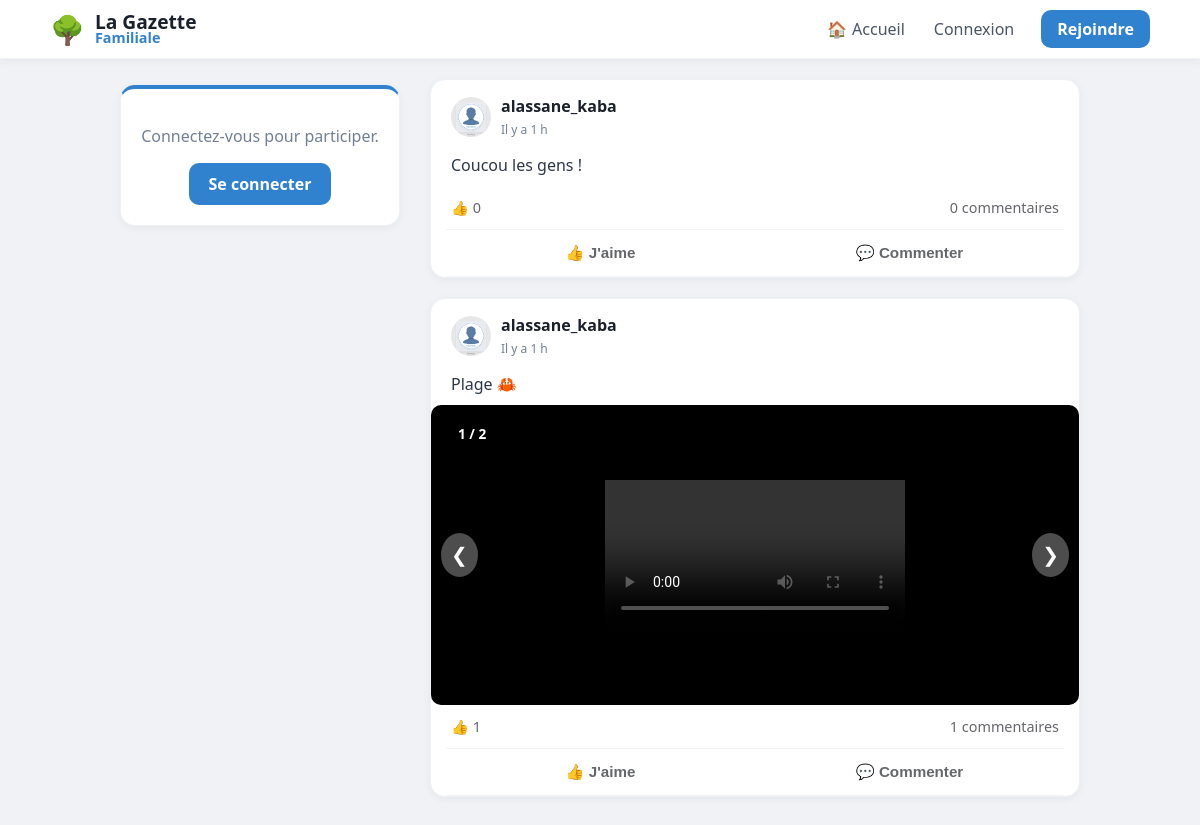
The page / on the database its author committed.
### tables this page shows
CREATE TABLE posts (
                id INTEGER PRIMARY KEY AUTOINCREMENT, 
                username TEXT, 
                content TEXT, 
                likes INTEGER DEFAULT 0, 
                image TEXT,
                created_at DATETIME DEFAULT CURRENT_TIMESTAMP
            );

CREATE TABLE users (
                id INTEGER PRIMARY KEY AUTOINCREMENT, 
                email TEXT UNIQUE, 
                firstname TEXT, 
                lastname TEXT, 
                username TEXT UNIQUE, 
                password TEXT, 
                avatar TEXT
            );

CREATE TABLE post_medias (
                        id INTEGER PRIMARY KEY AUTOINCREMENT,
                        post_id INTEGER,
                        filename TEXT,
                        file_type TEXT, -- 'image' ou 'video'
                        FOREIGN KEY (post_id) REFERENCES posts (id) ON DELETE CASCADE
                    );

### app.py (the view)
@app.route("/")
def home():
    with get_db() as db:
        posts_query = db.execute("""
            SELECT posts.*, users.avatar AS user_avatar,
                (SELECT COUNT(*) FROM reactions WHERE post_id=posts.id AND type='thumb') as thumbs,
                (SELECT COUNT(*) FROM reactions WHERE post_id=posts.id AND type='heart') as hearts
            FROM posts
            JOIN users ON posts.username = users.username
            ORDER BY posts.id DESC
        """).fetchall()
        posts = [dict(row) for row in posts_query]
        for post in posts:
            medias = db.execute("SELECT * FROM post_medias WHERE post_id = ?", (post['id'],)).fetchall()
            post['medias'] = medias  # On ajoute la liste des médias au post
        comments = db.execute('''
            SELECT comments.*, users.avatar AS comm_avatar
            FROM comments
            JOIN users ON comments.username = users.username
        ''').fetchall()
    return render_template("home.html", posts=posts, comments=comments)

### app.py (called while the page is built)
def get_db():
    db = sqlite3.connect("database.db")
    db.row_factory = sqlite3.Row
    return db

@app.template_filter('relative_time')
def relative_time(date_str):
    if not date_str:
        return "Date inconnue"
    past = datetime.strptime(date_str, '%Y-%m-%d %H:%M:%S')
    now = datetime.now(timezone.utc).replace(tzinfo=None)
    diff = now - past
    if diff.days == 0:
        if diff.seconds < 60:
            return "À l'instant"
        if diff.seconds < 3600:
            return f"Il y a {diff.seconds // 60} min"
        return f"Il y a {diff.seconds // 3600} h"
    if diff.days == 1:
        return "Hier"
    if diff.days < 7:
        return f"Il y a {diff.days} jours"
    return past.strftime('%d/%m/%Y')

### templates/home.html (shortened to what this page needs)
{% extends "base.html" %}
{% block content %}
<aside class="sidebar">
    <div class="post-card" style="text-align: center; border-top: 4px solid #3182ce;">
        {% if session.get("user") %}
            <div style="font-size: 50px; margin-bottom: 10px;">🌳</div>
            <h3 style="margin: 0; color: #2d3748;">Bonjour,</h3>
            <h2 style="margin: 5px 0; color: #1a202c; font-size: 1.4em;">{{ session['user'] }}</h2>
            <div style="margin-top: 20px; padding-top: 15px; border-top: 1px solid #edf2f7;">
                <a href="{{ url_for('profile', username=session['user']) }}" style="text-decoration: none; color: #3182ce; font-weight: 700; font-size: 0.9em;">Voir mon mur →</a>
            </div>
        {% else %}
            <p style="color: #718096;">Connectez-vous pour participer.</p>
            <a href="/login" style="display: inline-block; background: #3182ce; color: white; padding: 10px 20px; border-radius: 10px; text-decoration: none; font-weight: bold;">Se connecter</a>
        {% endif %}
    </div>
</aside>
<main class="feed">
    {% for post in posts %}
    <div class="post-card" style="padding: 0; overflow: hidden; margin-bottom: 20px;">
        <div style="padding: 15px 20px; display: flex; justify-content: space-between; align-items: center;">
            <div style="display: flex; align-items: center; gap: 10px;">
                <img src="{{ url_for('static', filename='avatars/' + (post['user_avatar'] if post['user_avatar'] else 'default.png')) }}"
                     style="width: 40px; height: 40px; border-radius: 50%; object-fit: cover;">
                <div>
                    <strong style="display: block; color: #1a202c;">{{ post['username'] }}</strong>
                    <span class="live-date" data-time="{{ post['created_at'] }}" style="font-size: 0.75em; color: #718096;">
                        {{ post['created_at'] | relative_time }}
                    </span>
                </div>
            </div>
        </div>
        <div style="padding: 0 20px 10px 20px; white-space: pre-wrap; color: #2d3748;">{{ post['content'] }}</div>
        {% if post.medias %}
        <div class="carousel-container" id="carousel-{{ post.id }}" style="position: relative; background: #000; display: flex; align-items: center; justify-content: center; min-height: 300px;">
            {% if post.medias|length > 1 %}
            <div class="carousel-counter" style="position: absolute; top: 15px; left: 15px; background: rgba(0,0,0,0.6); color: white; padding: 4px 12px; border-radius: 20px; font-size: 0.85em; z-index: 10; font-weight: bold;">
                <span class="current">1</span> / {{ post.medias|length }}
            </div>
            {% endif %}
            <div class="carousel-items" style="width: 100%;">
                {% for media in post.medias %}
                    <div class="carousel-item {% if loop.first %}active{% endif %}" style="display: {% if loop.first %}block{% else %}none{% endif %}; text-align: center;">
                        {% if media.file_type == 'video' %}
                            <video src="{{ url_for('static', filename='uploads/' + media.filename) }}" controls style="max-width: 100%; max-height: 500px; display: block; margin: 0 auto;"></video>
                        {% else %}
                            <img src="{{ url_for('static', filename='uploads/' + media.filename) }}" style="max-width: 100%; max-height: 500px; object-fit: contain; display: block; margin: 0 auto;" onclick="window.open(this.src)">
                        {% endif %}
                    </div>
                {% endfor %}
            </div>
            {% if post.medias|length > 1 %}
                <button class="prev" onclick="moveSlide('{{ post.id }}', -1)" style="position: absolute; left: 10px; background: rgba(255,255,255,0.3); border: none; color: white; font-size: 20px; padding: 10px; border-radius: 50%; cursor: pointer;">&#10094;</button>
                <button class="next" onclick="moveSlide('{{ post.id }}', 1)" style="position: absolute; right: 10px; background: rgba(255,255,255,0.3); border: none; color: white; font-size: 20px; padding: 10px; border-radius: 50%; cursor: pointer;">&#10095;</button>
            {% endif %}
        </div>
        {% endif %}
        <div style="display: flex; justify-content: space-between; padding: 12px 20px; font-size: 0.9em; color: #65676b;">
            <div>👍 <span id="thumbs-{{ post['id'] }}">{{ post['thumbs'] }}</span></div>
            <div style="cursor: pointer;" onclick="toggleComments({{ post['id'] }})">
                <span id="comment-count-{{ post['id'] }}">{{ comments|selectattr('post_id', 'equalto', post['id'])|list|length }}</span> commentaires
            </div>
        </div>
        <div style="display: flex; border-top: 1px solid #f2f4f7; border-bottom: 1px solid #f2f4f7; margin: 0 15px; padding: 2px 0;">
            <button onclick="react({{ post['id'] }}, 'thumb')" class="action-btn" style="flex: 1; background: none; border: none; padding: 10px; color: #65676b; font-weight: 600; cursor: pointer;">👍 J'aime</button>
            <button onclick="toggleComments({{ post['id'] }})" class="action-btn" style="flex: 1; background: none; border: none; padding: 10px; color: #65676b; font-weight: 600; cursor: pointer;">💬 Commenter</button>
        </div>
    </div>
    {% endfor %}
</main>
{% endblock %}

### static/style.css (style rules this page uses)
body { font-family: 'Segoe UI', system-ui, -apple-system, sans-serif; background: #f0f2f5; margin: 0; color: #1a202c; }
.post-card { background: white; border-radius: 15px; padding: 20px; margin-bottom: 20px; box-shadow: 0 2px 8px rgba(0,0,0,0.05); border: 1px solid #edf2f7; overflow: hidden; }
.action-btn { flex: 1; background: none; border: none; padding: 10px; color: #65676b; font-weight: 600; font-size: 0.95em; cursor: pointer; display: flex; align-items: center; justify-content: center; gap: 8px; transition: background 0.2s; border-radius: 6px; margin: 2px; }
.carousel-container { position: relative; width: 100%; max-height: 500px; background: #000; border-radius: 10px; overflow: hidden; }
.carousel-item { display: none; text-align: center; }
.carousel-item.active { display: block; }
.carousel-item img, .carousel-item video { max-width: 100%; max-height: 500px; }
.prev, .next { position: absolute; top: 50%; transform: translateY(-50%); background: rgba(0,0,0,0.5); color: white; padding: 10px; border: none; cursor: pointer; }
.next { right: 0; }
.prev { left: 0; }

### templates/base.html (style rules this page uses)
:root { --bg-color: #f0f2f5; --primary: #3182ce; --text-main: #1a202c; --text-light: #718096; }
body { background-color: var(--bg-color); margin: 0; font-family: 'Segoe UI', system-ui, -apple-system, sans-serif; color: var(--text-main); }
@media (min-width: 900px) { .sidebar { position: sticky; top: 85px; } }

### rows shown on the page
posts: avatar (placeholder picture), username "alassane_kaba", created_at|relative_time "Il y a 1 h", content "Coucou les gens !", thumbs "0", id "0"
posts: avatar (placeholder picture), username "alassane_kaba", created_at|relative_time "Il y a 1 h", content "Plage 🦀", medias|length "2", thumbs "1", id "1"
